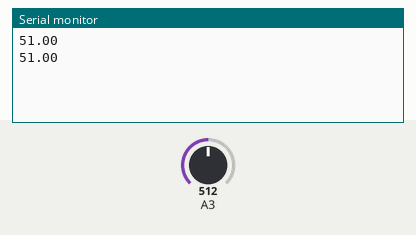
The sketch below on a simulated Arduino Uno, built with avr-gcc and run on an emulated ATmega328P. Shown: the last lines printed to the serial monitor. The test bench sets the inputs (shaded band); at power-on: A3 = 512.

Above: at 1.8 s.
1.9 s: A3 set to 716
At 2.8 s:
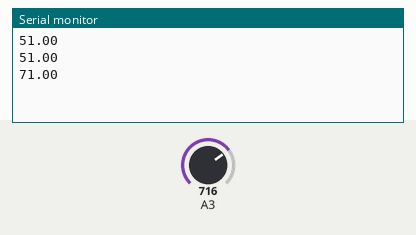
3.4 s: A3 set to 900
At 4.5 s:
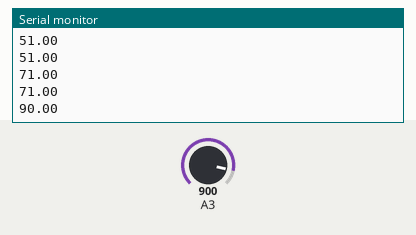
Timing chart, 0 to 6.4 s (numbered marks = the images above; inputs shaded):
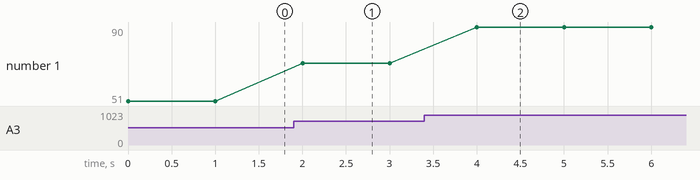

The sketch:

TempSensor.ino
```cpp
void setup() {
  Serial.begin(115200);
}

void loop() {
  Serial.println(calibrateSensor(readTempSensor()));
  delay(1000);

}
int readTempSensor(){
  int sensorValue = analogRead(A3);
  return sensorValue;
}
float calibrateSensor(int raw){
  const int m = 10;
  const int b = 0;
  return (raw - b)/m;
}
```

Measured:
- after the input at 1.9 s, the serial monitor: prints a new line after 0.10 s (image 1)
- after the input at 3.4 s, the serial monitor: prints a new line after 0.60 s (image 2)
- plotted number 1: 51 → 71 after the input at 1.9 s, 71 → 90 after the input at 3.4 s
